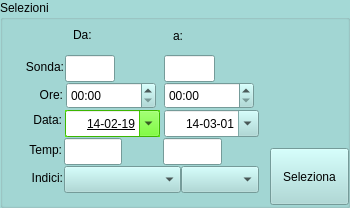
   <widget class="QGroupBox" name="Selezioni">
    <property name="geometry">
     <rect>
      <x>287</x>
      <y>137</y>
      <width>350</width>
      <height>208</height>
     </rect>
    </property>
    <property name="palette">
     <palette>
      <active>
       <colorrole role="WindowText">
        <brush brushstyle="SolidPattern">
         <color alpha="255">
          <red>0</red>
          <green>0</green>
          <blue>0</blue>
         </color>
        </brush>
       </colorrole>
       <colorrole role="Button">
        <brush brushstyle="SolidPattern">
         <color alpha="255">
          <red>164</red>
          <green>217</green>
          <blue>214</blue>
         </color>
        </brush>
       </colorrole>
       <colorrole role="Light">
        <brush brushstyle="SolidPattern">
         <color alpha="255">
          <red>255</red>
          <green>255</green>
          <blue>255</blue>
         </color>
        </brush>
       </colorrole>
       <colorrole role="Midlight">
        <brush brushstyle="SolidPattern">
         <color alpha="255">
          <red>209</red>
          <green>236</green>
          <blue>234</blue>
         </color>
        </brush>
       </colorrole>
       <colorrole role="Dark">
        <brush brushstyle="SolidPattern">
         <color alpha="255">
          <red>82</red>
          <green>108</green>
          <blue>107</blue>
         </color>
        </brush>
       </colorrole>
       <colorrole role="Mid">
        <brush brushstyle="SolidPattern">
         <color alpha="255">
          <red>109</red>
          <green>145</green>
          <blue>143</blue>
         </color>
        </brush>
       </colorrole>
       <colorrole role="Text">
        <brush brushstyle="SolidPattern">
         <color alpha="255">
          <red>0</red>
          <green>0</green>
          <blue>0</blue>
         </color>
        </brush>
       </colorrole>
       <colorrole role="BrightText">
        <brush brushstyle="SolidPattern">
         <color alpha="255">
          <red>255</red>
          <green>255</green>
          <blue>255</blue>
         </color>
        </brush>
       </colorrole>
       <colorrole role="ButtonText">
        <brush brushstyle="SolidPattern">
         <color alpha="255">
          <red>0</red>
          <green>0</green>
          <blue>0</blue>
         </color>
        </brush>
       </colorrole>
       <colorrole role="Base">
        <brush brushstyle="SolidPattern">
         <color alpha="255">
          <red>255</red>
          <green>255</green>
          <blue>255</blue>
         </color>
        </brush>
       </colorrole>
       <colorrole role="Window">
        <brush brushstyle="SolidPattern">
         <color alpha="255">
          <red>164</red>
          <green>217</green>
          <blue>214</blue>
         </color>
        </brush>
       </colorrole>
       <colorrole role="Shadow">
        <brush brushstyle="SolidPattern">
         <color alpha="255">
          <red>0</red>
          <green>0</green>
          <blue>0</blue>
         </color>
        </brush>
       </colorrole>
       <colorrole role="AlternateBase">
        <brush brushstyle="SolidPattern">
         <color alpha="255">
          <red>209</red>
          <green>236</green>
          <blue>234</blue>
         </color>
        </brush>
       </colorrole>
       <colorrole role="ToolTipBase">
        <brush brushstyle="SolidPattern">
         <color alpha="255">
          <red>255</red>
          <green>255</green>
          <blue>220</blue>
         </color>
        </brush>
       </colorrole>
       <colorrole role="ToolTipText">
        <brush brushstyle="SolidPattern">
         <color alpha="255">
          <red>0</red>
          <green>0</green>
          <blue>0</blue>
         </color>
        </brush>
       </colorrole>
      </active>
      <inactive>
       <colorrole role="WindowText">
        <brush brushstyle="SolidPattern">
         <color alpha="255">
          <red>0</red>
          <green>0</green>
          <blue>0</blue>
         </color>
        </brush>
       </colorrole>
       <colorrole role="Button">
        <brush brushstyle="SolidPattern">
         <color alpha="255">
          <red>164</red>
          <green>217</green>
          <blue>214</blue>
         </color>
        </brush>
       </colorrole>
       <colorrole role="Light">
        <brush brushstyle="SolidPattern">
         <color alpha="255">
          <red>255</red>
          <green>255</green>
          <blue>255</blue>
         </color>
        </brush>
       </colorrole>
       <colorrole role="Midlight">
        <brush brushstyle="SolidPattern">
         <color alpha="255">
          <red>209</red>
          <green>236</green>
          <blue>234</blue>
         </color>
        </brush>
       </colorrole>
       <colorrole role="Dark">
        <brush brushstyle="SolidPattern">
         <color alpha="255">
          <red>82</red>
          <green>108</green>
          <blue>107</blue>
         </color>
        </brush>
       </colorrole>
       <colorrole role="Mid">
        <brush brushstyle="SolidPattern">
         <color alpha="255">
          <red>109</red>
          <green>145</green>
          <blue>143</blue>
         </color>
        </brush>
       </colorrole>
       <colorrole role="Text">
        <brush brushstyle="SolidPattern">
         <color alpha="255">
          <red>0</red>
          <green>0</green>
          <blue>0</blue>
         </color>
        </brush>
       </colorrole>
       <colorrole role="BrightText">
        <brush brushstyle="SolidPattern">
         <color alpha="255">
          <red>255</red>
          <green>255</green>
          <blue>255</blue>
         </color>
        </brush>
       </colorrole>
       <colorrole role="ButtonText">
        <brush brushstyle="SolidPattern">
         <color alpha="255">
          <red>0</red>
          <green>0</green>
          <blue>0</blue>
         </color>
        </brush>
       </colorrole>
       <colorrole role="Base">
        <brush brushstyle="SolidPattern">
         <color alpha="255">
          <red>255</red>
          <green>255</green>
          <blue>255</blue>
         </color>
        </brush>
       </colorrole>
       <colorrole role="Window">
        <brush brushstyle="SolidPattern">
         <color alpha="255">
          <red>164</red>
          <green>217</green>
          <blue>214</blue>
         </color>
        </brush>
       </colorrole>
       <colorrole role="Shadow">
        <brush brushstyle="SolidPattern">
         <color alpha="255">
          <red>0</red>
          <green>0</green>
          <blue>0</blue>
         </color>
        </brush>
       </colorrole>
       <colorrole role="AlternateBase">
        <brush brushstyle="SolidPattern">
         <color alpha="255">
          <red>209</red>
          <green>236</green>
          <blue>234</blue>
         </color>
        </brush>
       </colorrole>
       <colorrole role="ToolTipBase">
        <brush brushstyle="SolidPattern">
         <color alpha="255">
          <red>255</red>
          <green>255</green>
          <blue>220</blue>
         </color>
        </brush>
       </colorrole>
       <colorrole role="ToolTipText">
        <brush brushstyle="SolidPattern">
         <color alpha="255">
          <red>0</red>
          <green>0</green>
          <blue>0</blue>
         </color>
        </brush>
       </colorrole>
      </inactive>
      <disabled>
       <colorrole role="WindowText">
        <brush brushstyle="SolidPattern">
         <color alpha="255">
          <red>82</red>
          <green>108</green>
          <blue>107</blue>
         </color>
        </brush>
       </colorrole>
       <colorrole role="Button">
        <brush brushstyle="SolidPattern">
         <color alpha="255">
          <red>164</red>
          <green>217</green>
          <blue>214</blue>
         </color>
        </brush>
       </colorrole>
       <colorrole role="Light">
        <brush brushstyle="SolidPattern">
         <color alpha="255">
          <red>255</red>
          <green>255</green>
          <blue>255</blue>
         </color>
        </brush>
       </colorrole>
       <colorrole role="Midlight">
        <brush brushstyle="SolidPattern">
         <color alpha="255">
          <red>209</red>
          <green>236</green>
          <blue>234</blue>
         </color>
        </brush>
       </colorrole>
       <colorrole role="Dark">
        <brush brushstyle="SolidPattern">
         <color alpha="255">
          <red>82</red>
          <green>108</green>
          <blue>107</blue>
         </color>
        </brush>
       </colorrole>
       <colorrole role="Mid">
        <brush brushstyle="SolidPattern">
         <color alpha="255">
          <red>109</red>
          <green>145</green>
          <blue>143</blue>
         </color>
        </brush>
       </colorrole>
       <colorrole role="Text">
        <brush brushstyle="SolidPattern">
         <color alpha="255">
          <red>82</red>
          <green>108</green>
          <blue>107</blue>
         </color>
        </brush>
       </colorrole>
       <colorrole role="BrightText">
        <brush brushstyle="SolidPattern">
         <color alpha="255">
          <red>255</red>
          <green>255</green>
          <blue>255</blue>
         </color>
        </brush>
       </colorrole>
       <colorrole role="ButtonText">
        <brush brushstyle="SolidPattern">
         <color alpha="255">
          <red>82</red>
          <green>108</green>
          <blue>107</blue>
         </color>
        </brush>
       </colorrole>
       <colorrole role="Base">
        <brush brushstyle="SolidPattern">
         <color alpha="255">
          <red>164</red>
          <green>217</green>
          <blue>214</blue>
         </color>
        </brush>
       </colorrole>
       <colorrole role="Window">
        <brush brushstyle="SolidPattern">
         <color alpha="255">
          <red>164</red>
          <green>217</green>
          <blue>214</blue>
         </color>
        </brush>
       </colorrole>
       <colorrole role="Shadow">
        <brush brushstyle="SolidPattern">
         <color alpha="255">
          <red>0</red>
          <green>0</green>
          <blue>0</blue>
         </color>
        </brush>
       </colorrole>
       <colorrole role="AlternateBase">
        <brush brushstyle="SolidPattern">
         <color alpha="255">
          <red>164</red>
          <green>217</green>
          <blue>214</blue>
         </color>
        </brush>
       </colorrole>
       <colorrole role="ToolTipBase">
        <brush brushstyle="SolidPattern">
         <color alpha="255">
          <red>255</red>
          <green>255</green>
          <blue>220</blue>
         </color>
        </brush>
       </colorrole>
       <colorrole role="ToolTipText">
        <brush brushstyle="SolidPattern">
         <color alpha="255">
          <red>0</red>
          <green>0</green>
          <blue>0</blue>
         </color>
        </brush>
       </colorrole>
      </disabled>
     </palette>
    </property>
    <property name="autoFillBackground">
     <bool>true</bool>
    </property>
    <property name="title">
     <string>Selezioni</string>
    </property>
    <widget class="QDateEdit" name="vData_basso">
     <property name="geometry">
      <rect>
       <x>65</x>
       <y>110</y>
       <width>95</width>
       <height>27</height>
      </rect>
     </property>
     <property name="palette">
      <palette>
       <active>
        <colorrole role="WindowText">
         <brush brushstyle="SolidPattern">
          <color alpha="255">
           <red>0</red>
           <green>0</green>
           <blue>0</blue>
          </color>
         </brush>
        </colorrole>
        <colorrole role="Button">
         <brush brushstyle="SolidPattern">
          <color alpha="255">
           <red>85</red>
           <green>255</green>
           <blue>0</blue>
          </color>
         </brush>
        </colorrole>
        <colorrole role="Light">
         <brush brushstyle="SolidPattern">
          <color alpha="255">
           <red>170</red>
           <green>255</green>
           <blue>127</blue>
          </color>
         </brush>
        </colorrole>
        <colorrole role="Midlight">
         <brush brushstyle="SolidPattern">
          <color alpha="255">
           <red>127</red>
           <green>255</green>
           <blue>63</blue>
          </color>
         </brush>
        </colorrole>
        <colorrole role="Dark">
         <brush brushstyle="SolidPattern">
          <color alpha="255">
           <red>42</red>
           <green>127</green>
           <blue>0</blue>
          </color>
         </brush>
        </colorrole>
        <colorrole role="Mid">
         <brush brushstyle="SolidPattern">
          <color alpha="255">
           <red>56</red>
           <green>170</green>
           <blue>0</blue>
          </color>
         </brush>
        </colorrole>
        <colorrole role="Text">
         <brush brushstyle="SolidPattern">
          <color alpha="255">
           <red>0</red>
           <green>0</green>
           <blue>0</blue>
          </color>
         </brush>
        </colorrole>
        <colorrole role="BrightText">
         <brush brushstyle="SolidPattern">
          <color alpha="255">
           <red>255</red>
           <green>255</green>
           <blue>255</blue>
          </color>
         </brush>
        </colorrole>
        <colorrole role="ButtonText">
         <brush brushstyle="SolidPattern">
          <color alpha="255">
           <red>0</red>
           <green>0</green>
           <blue>0</blue>
          </color>
         </brush>
        </colorrole>
        <colorrole role="Base">
         <brush brushstyle="SolidPattern">
          <color alpha="255">
           <red>255</red>
           <green>255</green>
           <blue>255</blue>
          </color>
         </brush>
        </colorrole>
        <colorrole role="Window">
         <brush brushstyle="SolidPattern">
          <color alpha="255">
           <red>85</red>
           <green>255</green>
           <blue>0</blue>
          </color>
         </brush>
        </colorrole>
        <colorrole role="Shadow">
         <brush brushstyle="SolidPattern">
          <color alpha="255">
           <red>0</red>
           <green>0</green>
           <blue>0</blue>
          </color>
         </brush>
        </colorrole>
        <colorrole role="AlternateBase">
         <brush brushstyle="SolidPattern">
          <color alpha="255">
           <red>170</red>
           <green>255</green>
           <blue>127</blue>
          </color>
         </brush>
        </colorrole>
        <colorrole role="ToolTipBase">
         <brush brushstyle="SolidPattern">
          <color alpha="255">
           <red>255</red>
           <green>255</green>
           <blue>220</blue>
          </color>
         </brush>
        </colorrole>
        <colorrole role="ToolTipText">
         <brush brushstyle="SolidPattern">
          <color alpha="255">
           <red>0</red>
           <green>0</green>
           <blue>0</blue>
          </color>
         </brush>
        </colorrole>
       </active>
       <inactive>
        <colorrole role="WindowText">
         <brush brushstyle="SolidPattern">
          <color alpha="255">
           <red>0</red>
           <green>0</green>
           <blue>0</blue>
          </color>
         </brush>
        </colorrole>
        <colorrole role="Button">
         <brush brushstyle="SolidPattern">
          <color alpha="255">
           <red>85</red>
           <green>255</green>
           <blue>0</blue>
          </color>
         </brush>
        </colorrole>
        <colorrole role="Light">
         <brush brushstyle="SolidPattern">
          <color alpha="255">
           <red>170</red>
           <green>255</green>
           <blue>127</blue>
          </color>
         </brush>
        </colorrole>
        <colorrole role="Midlight">
         <brush brushstyle="SolidPattern">
          <color alpha="255">
           <red>127</red>
           <green>255</green>
           <blue>63</blue>
          </color>
         </brush>
        </colorrole>
        <colorrole role="Dark">
         <brush brushstyle="SolidPattern">
          <color alpha="255">
           <red>42</red>
           <green>127</green>
           <blue>0</blue>
          </color>
         </brush>
        </colorrole>
        <colorrole role="Mid">
         <brush brushstyle="SolidPattern">
          <color alpha="255">
           <red>56</red>
           <green>170</green>
           <blue>0</blue>
          </color>
         </brush>
        </colorrole>
        <colorrole role="Text">
         <brush brushstyle="SolidPattern">
          <color alpha="255">
           <red>0</red>
           <green>0</green>
           <blue>0</blue>
          </color>
         </brush>
        </colorrole>
        <colorrole role="BrightText">
         <brush brushstyle="SolidPattern">
          <color alpha="255">
           <red>255</red>
           <green>255</green>
           <blue>255</blue>
          </color>
         </brush>
        </colorrole>
        <colorrole role="ButtonText">
         <brush brushstyle="SolidPattern">
          <color alpha="255">
           <red>0</red>
           <green>0</green>
           <blue>0</blue>
          </color>
         </brush>
        </colorrole>
        <colorrole role="Base">
         <brush brushstyle="SolidPattern">
          <color alpha="255">
           <red>255</red>
           <green>255</green>
           <blue>255</blue>
          </color>
         </brush>
        </colorrole>
        <colorrole role="Window">
         <brush brushstyle="SolidPattern">
          <color alpha="255">
           <red>85</red>
           <green>255</green>
           <blue>0</blue>
          </color>
         </brush>
        </colorrole>
        <colorrole role="Shadow">
         <brush brushstyle="SolidPattern">
          <color alpha="255">
           <red>0</red>
           <green>0</green>
           <blue>0</blue>
          </color>
         </brush>
        </colorrole>
        <colorrole role="AlternateBase">
         <brush brushstyle="SolidPattern">
          <color alpha="255">
           <red>170</red>
           <green>255</green>
           <blue>127</blue>
          </color>
         </brush>
        </colorrole>
        <colorrole role="ToolTipBase">
         <brush brushstyle="SolidPattern">
          <color alpha="255">
           <red>255</red>
           <green>255</green>
           <blue>220</blue>
          </color>
         </brush>
        </colorrole>
        <colorrole role="ToolTipText">
         <brush brushstyle="SolidPattern">
          <color alpha="255">
           <red>0</red>
           <green>0</green>
           <blue>0</blue>
          </color>
         </brush>
        </colorrole>
       </inactive>
       <disabled>
        <colorrole role="WindowText">
         <brush brushstyle="SolidPattern">
          <color alpha="255">
           <red>42</red>
           <green>127</green>
           <blue>0</blue>
          </color>
         </brush>
        </colorrole>
        <colorrole role="Button">
         <brush brushstyle="SolidPattern">
          <color alpha="255">
           <red>85</red>
           <green>255</green>
           <blue>0</blue>
          </color>
         </brush>
        </colorrole>
        <colorrole role="Light">
         <brush brushstyle="SolidPattern">
          <color alpha="255">
           <red>170</red>
           <green>255</green>
           <blue>127</blue>
          </color>
         </brush>
        </colorrole>
        <colorrole role="Midlight">
         <brush brushstyle="SolidPattern">
          <color alpha="255">
           <red>127</red>
           <green>255</green>
           <blue>63</blue>
          </color>
         </brush>
        </colorrole>
        <colorrole role="Dark">
         <brush brushstyle="SolidPattern">
          <color alpha="255">
           <red>42</red>
           <green>127</green>
           <blue>0</blue>
          </color>
         </brush>
        </colorrole>
        <colorrole role="Mid">
         <brush brushstyle="SolidPattern">
          <color alpha="255">
           <red>56</red>
           <green>170</green>
           <blue>0</blue>
          </color>
         </brush>
        </colorrole>
        <colorrole role="Text">
         <brush brushstyle="SolidPattern">
          <color alpha="255">
           <red>42</red>
           <green>127</green>
           <blue>0</blue>
          </color>
         </brush>
        </colorrole>
        <colorrole role="BrightText">
         <brush brushstyle="SolidPattern">
          <color alpha="255">
           <red>255</red>
           <green>255</green>
           <blue>255</blue>
          </color>
         </brush>
        </colorrole>
        <colorrole role="ButtonText">
         <brush brushstyle="SolidPattern">
          <color alpha="255">
           <red>42</red>
           <green>127</green>
           <blue>0</blue>
          </color>
         </brush>
        </colorrole>
        <colorrole role="Base">
         <brush brushstyle="SolidPattern">
          <color alpha="255">
           <red>85</red>
           <green>255</green>
           <blue>0</blue>
          </color>
         </brush>
        </colorrole>
        <colorrole role="Window">
         <brush brushstyle="SolidPattern">
          <color alpha="255">
           <red>85</red>
           <green>255</green>
           <blue>0</blue>
          </color>
         </brush>
        </colorrole>
        <colorrole role="Shadow">
         <brush brushstyle="SolidPattern">
          <color alpha="255">
           <red>0</red>
           <green>0</green>
           <blue>0</blue>
          </color>
         </brush>
        </colorrole>
        <colorrole role="AlternateBase">
         <brush brushstyle="SolidPattern">
          <color alpha="255">
           <red>85</red>
           <green>255</green>
           <blue>0</blue>
          </color>
         </brush>
        </colorrole>
        <colorrole role="ToolTipBase">
         <brush brushstyle="SolidPattern">
          <color alpha="255">
           <red>255</red>
           <green>255</green>
           <blue>220</blue>
          </color>
         </brush>
        </colorrole>
        <colorrole role="ToolTipText">
         <brush brushstyle="SolidPattern">
          <color alpha="255">
           <red>0</red>
           <green>0</green>
           <blue>0</blue>
          </color>
         </brush>
        </colorrole>
       </disabled>
      </palette>
     </property>
     <property name="font">
      <font>
       <weight>50</weight>
       <italic>false</italic>
       <bold>false</bold>
       <underline>true</underline>
       <strikeout>false</strikeout>
       <kerning>false</kerning>
      </font>
     </property>
     <property name="contextMenuPolicy">
      <enum>Qt::CustomContextMenu</enum>
     </property>
     <property name="acceptDrops">
      <bool>true</bool>
     </property>
     <property name="autoFillBackground">
      <bool>true</bool>
     </property>
     <property name="inputMethodHints">
      <set>Qt::ImhNone</set>
     </property>
     <property name="wrapping">
      <bool>true</bool>
     </property>
     <property name="alignment">
      <set>Qt::AlignRight|Qt::AlignTrailing|Qt::AlignVCenter</set>
     </property>
     <property name="accelerated">
      <bool>false</bool>
     </property>
     <property name="date">
      <date>
       <year>2014</year>
       <month>2</month>
       <day>19</day>
      </date>
     </property>
     <property name="time">
      <time>
       <hour>23</hour>
       <minute>0</minute>
       <second>0</second>
      </time>
     </property>
     <property name="displayFormat">
      <string>yy-MM-dd</string>
     </property>
     <property name="calendarPopup">
      <bool>true</bool>
     </property>
     <property name="currentSectionIndex">
      <number>0</number>
     </property>
     <property name="timeSpec">
      <enum>Qt::UTC</enum>
     </property>
    </widget>
    <widget class="QTimeEdit" name="vOre_basso">
     <property name="geometry">
      <rect>
       <x>66</x>
       <y>82</y>
       <width>90</width>
       <height>27</height>
      </rect>
     </property>
     <property name="acceptDrops">
      <bool>true</bool>
     </property>
     <property name="dateTime">
      <datetime>
       <hour>0</hour>
       <minute>0</minute>
       <second>59</second>
       <year>2000</year>
       <month>1</month>
       <day>1</day>
      </datetime>
     </property>
     <property name="date">
      <date>
       <year>2000</year>
       <month>1</month>
       <day>1</day>
      </date>
     </property>
     <property name="time">
      <time>
       <hour>0</hour>
       <minute>0</minute>
       <second>59</second>
      </time>
     </property>
     <property name="currentSection">
      <enum>QDateTimeEdit::HourSection</enum>
     </property>
     <property name="displayFormat">
      <string>HH:mm</string>
     </property>
     <property name="calendarPopup">
      <bool>true</bool>
     </property>
    </widget>
    <widget class="QLabel" name="label_7">
     <property name="geometry">
      <rect>
       <x>26</x>
       <y>86</y>
       <width>37</width>
       <height>17</height>
      </rect>
     </property>
     <property name="text">
      <string>Ore:</string>
     </property>
     <property name="alignment">
      <set>Qt::AlignRight|Qt::AlignTrailing|Qt::AlignVCenter</set>
     </property>
    </widget>
    <widget class="QLabel" name="label_8">
     <property name="geometry">
      <rect>
       <x>16</x>
       <y>111</y>
       <width>46</width>
       <height>17</height>
      </rect>
     </property>
     <property name="text">
      <string>Data:</string>
     </property>
     <property name="alignment">
      <set>Qt::AlignRight|Qt::AlignTrailing|Qt::AlignVCenter</set>
     </property>
    </widget>
    <widget class="QTimeEdit" name="vOre_alto">
     <property name="geometry">
      <rect>
       <x>164</x>
       <y>82</y>
       <width>90</width>
       <height>27</height>
      </rect>
     </property>
     <property name="acceptDrops">
      <bool>true</bool>
     </property>
     <property name="dateTime">
      <datetime>
       <hour>0</hour>
       <minute>0</minute>
       <second>0</second>
       <year>2000</year>
       <month>1</month>
       <day>1</day>
      </datetime>
     </property>
     <property name="time">
      <time>
       <hour>0</hour>
       <minute>0</minute>
       <second>0</second>
      </time>
     </property>
     <property name="currentSection">
      <enum>QDateTimeEdit::MinuteSection</enum>
     </property>
     <property name="displayFormat">
      <string>HH:mm</string>
     </property>
     <property name="calendarPopup">
      <bool>true</bool>
     </property>
     <property name="currentSectionIndex">
      <number>1</number>
     </property>
    </widget>
    <widget class="QDateEdit" name="vData_alto">
     <property name="geometry">
      <rect>
       <x>164</x>
       <y>110</y>
       <width>95</width>
       <height>27</height>
      </rect>
     </property>
     <property name="acceptDrops">
      <bool>true</bool>
     </property>
     <property name="inputMethodHints">
      <set>Qt::ImhPreferNumbers</set>
     </property>
     <property name="wrapping">
      <bool>false</bool>
     </property>
     <property name="alignment">
      <set>Qt::AlignRight|Qt::AlignTrailing|Qt::AlignVCenter</set>
     </property>
     <property name="correctionMode">
      <enum>QAbstractSpinBox::CorrectToNearestValue</enum>
     </property>
     <property name="date">
      <date>
       <year>2014</year>
       <month>3</month>
       <day>1</day>
      </date>
     </property>
     <property name="minimumDate">
      <date>
       <year>1752</year>
       <month>9</month>
       <day>17</day>
      </date>
     </property>
     <property name="maximumTime">
      <time>
       <hour>23</hour>
       <minute>59</minute>
       <second>59</second>
      </time>
     </property>
     <property name="displayFormat">
      <string>yy-MM-dd</string>
     </property>
     <property name="calendarPopup">
      <bool>true</bool>
     </property>
     <property name="currentSectionIndex">
      <number>0</number>
     </property>
    </widget>
    <widget class="QLabel" name="label_9">
     <property name="geometry">
      <rect>
       <x>73</x>
       <y>26</y>
       <width>32</width>
       <height>17</height>
      </rect>
     </property>
     <property name="text">
      <string>Da:</string>
     </property>
     <property name="alignment">
      <set>Qt::AlignLeading|Qt::AlignLeft|Qt::AlignVCenter</set>
     </property>
    </widget>
    <widget class="QLabel" name="label_10">
     <property name="geometry">
      <rect>
       <x>173</x>
       <y>27</y>
       <width>30</width>
       <height>17</height>
      </rect>
     </property>
     <property name="text">
      <string>a:</string>
     </property>
     <property name="alignment">
      <set>Qt::AlignLeading|Qt::AlignLeft|Qt::AlignVCenter</set>
     </property>
    </widget>
    <widget class="QLabel" name="label_11">
     <property name="geometry">
      <rect>
       <x>17</x>
       <y>58</y>
       <width>47</width>
       <height>17</height>
      </rect>
     </property>
     <property name="text">
      <string>Sonda:</string>
     </property>
     <property name="alignment">
      <set>Qt::AlignRight|Qt::AlignTrailing|Qt::AlignVCenter</set>
     </property>
    </widget>
    <widget class="QLabel" name="label_12">
     <property name="geometry">
      <rect>
       <x>17</x>
       <y>141</y>
       <width>45</width>
       <height>17</height>
      </rect>
     </property>
     <property name="text">
      <string>Temp:</string>
     </property>
     <property name="alignment">
      <set>Qt::AlignRight|Qt::AlignTrailing|Qt::AlignVCenter</set>
     </property>
    </widget>
    <widget class="QComboBox" name="cIndici">
     <property name="geometry">
      <rect>
       <x>64</x>
       <y>166</y>
       <width>117</width>
       <height>27</height>
      </rect>
     </property>
    </widget>
    <widget class="QLabel" name="label_16">
     <property name="geometry">
      <rect>
       <x>15</x>
       <y>169</y>
       <width>48</width>
       <height>17</height>
      </rect>
     </property>
     <property name="text">
      <string>Indici:</string>
     </property>
     <property name="alignment">
      <set>Qt::AlignRight|Qt::AlignTrailing|Qt::AlignVCenter</set>
     </property>
    </widget>
    <widget class="QPushButton" name="pSeleziona">
     <property name="geometry">
      <rect>
       <x>270</x>
       <y>148</y>
       <width>79</width>
       <height>57</height>
      </rect>
     </property>
     <property name="text">
      <string>Seleziona</string>
     </property>
    </widget>
    <widget class="QLineEdit" name="vSonda_basso">
     <property name="geometry">
      <rect>
       <x>65</x>
       <y>55</y>
       <width>50</width>
       <height>27</height>
      </rect>
     </property>
    </widget>
    <widget class="QLineEdit" name="vSonda_alto">
     <property name="geometry">
      <rect>
       <x>164</x>
       <y>55</y>
       <width>51</width>
       <height>27</height>
      </rect>
     </property>
    </widget>
    <widget class="QLineEdit" name="vTemp_basso">
     <property name="geometry">
      <rect>
       <x>64</x>
       <y>138</y>
       <width>58</width>
       <height>27</height>
      </rect>
     </property>
    </widget>
    <widget class="QLineEdit" name="vTemp_alto">
     <property name="geometry">
      <rect>
       <x>163</x>
       <y>138</y>
       <width>59</width>
       <height>27</height>
      </rect>
     </property>
    </widget>
    <widget class="QComboBox" name="cInd_A_D">
     <property name="geometry">
      <rect>
       <x>181</x>
       <y>166</y>
       <width>78</width>
       <height>27</height>
      </rect>
     </property>
    </widget>
   </widget>
